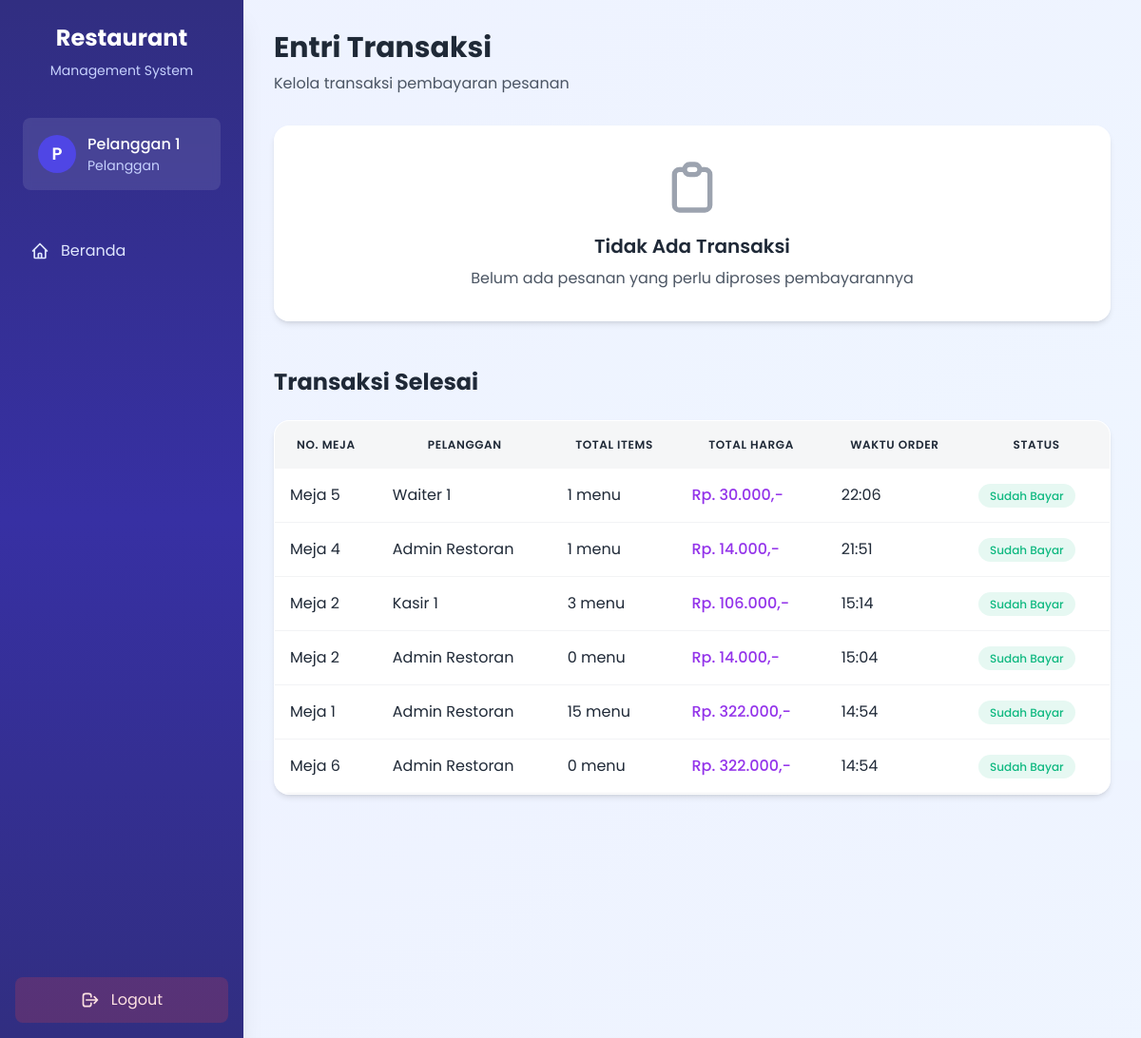
/entri_transaksi.php (signed in), run on the app's committed database.
### tables this page shows
CREATE TABLE `tb_user` (
  `id_user` int(11) NOT NULL,
  `username` varchar(150) NOT NULL,
  `password` varchar(150) NOT NULL,
  `nama_user` varchar(150) NOT NULL,
  `id_level` int(11) NOT NULL,
  `status` varchar(150) NOT NULL
);

CREATE TABLE `tb_level` (
  `id_level` int(11) NOT NULL,
  `nama_level` varchar(150) NOT NULL
);

CREATE TABLE `tb_order` (
  `id_order` int(11) NOT NULL,
  `id_admin` int(11) DEFAULT NULL,
  `id_pengunjung` int(11) NOT NULL,
  `waktu_pesan` datetime NOT NULL DEFAULT current_timestamp(),
  `no_meja` varchar(50) NOT NULL,
  `total_harga` decimal(10,2) NOT NULL DEFAULT 0.00,
  `uang_bayar` decimal(10,2) DEFAULT NULL,
  `uang_kembali` decimal(10,2) DEFAULT NULL,
  `status_order` enum('pending','diproses','sudah bayar','batal') NOT NULL DEFAULT 'pending',
  `catatan` text DEFAULT NULL
);

### entri_transaksi.php (the view, shortened to what this page needs)
<div class="fade-in">
    <div class="mb-8">
        <h1 class="text-3xl font-bold text-gray-800">Entri Transaksi</h1>
        <p class="text-gray-600 mt-2">Kelola transaksi pembayaran pesanan</p>
    </div>
    <div class="grid grid-cols-1 md:grid-cols-2 lg:grid-cols-3 gap-6">
        <?php
        $query_order = "SELECT o.*, u.nama_user,
                              (SELECT COUNT(*) FROM tb_pesan WHERE id_order = o.id_order) as total_items
                       FROM tb_order o
                       LEFT JOIN tb_user u ON o.id_pengunjung = u.id_user
                       WHERE o.status_order = 'belum bayar'
                       ORDER BY o.waktu_pesan DESC";
        $sql_order = mysqli_query($conn, $query_order);
        if(mysqli_num_rows($sql_order) > 0) {
            while($r_order = mysqli_fetch_array($sql_order)){
        ?>
            <div class="elegant-card hover:scale-[1.02] transition-all duration-300">
                <div class="p-6">
                    <div class="flex justify-between items-start mb-4">
                        <div>
                            <h3 class="text-lg font-semibold text-gray-800">
                                Meja <?php echo $r_order['no_meja']; ?>
                            </h3>
                            <p class="text-sm text-gray-500">
                                <?php echo $r_order['nama_user']; ?>
                            </p>
                        </div>
                        <span class="status-badge status-pending">
                            Belum Bayar
                        </span>
                    </div>
                    <div class="space-y-3 mb-6">
                        <div class="flex justify-between text-sm">
                            <span class="text-gray-600">Total Items:</span>
                            <span class="font-medium text-gray-800"><?php echo $r_order['total_items']; ?> menu</span>
                        </div>
                        <div class="flex justify-between text-sm">
                            <span class="text-gray-600">Total Harga:</span>
                            <span class="font-medium text-purple-600">
                                Rp. <?php echo number_format($r_order['total_harga'],0,',','.'); ?>,-
                            </span>
                        </div>
                        <div class="flex justify-between text-sm">
                            <span class="text-gray-600">Waktu Order:</span>
                            <span class="font-medium text-gray-800">
                                <?php echo date('H:i', strtotime($r_order['waktu_pesan'])); ?>
                            </span>
                        </div>
                    </div>
                    <div class="flex space-x-3">
                        <form method="post" class="flex-1">
                            <input type="hidden" name="id_order" value="<?php echo $r_order['id_order']; ?>">
                            <button type="submit" name="edit_order"
                                    class="w-full btn-primary flex items-center justify-center">
                                <svg class="w-5 h-5 mr-2" fill="none" stroke="currentColor" viewBox="0 0 24 24">
                                    <path stroke-linecap="round" stroke-linejoin="round" stroke-width="2" d="M17 9V7a2 2 0 00-2-2H5a2 2 0 00-2 2v6a2 2 0 002 2h2m2 4h10a2 2 0 002-2v-6a2 2 0 00-2-2H9a2 2 0 00-2 2v6a2 2 0 002 2zm7-5a2 2 0 11-4 0 2 2 0 014 0z"/>
                                </svg>
                                Proses Pembayaran
                            </button>
                        </form>
                    </div>
                </div>
            </div>
        <?php
            }
        } else {
        ?>
            <div class="col-span-full">
                <div class="elegant-card p-8 text-center">
                    <div class="flex flex-col items-center justify-center">
                        <svg class="w-16 h-16 text-gray-400 mb-4" fill="none" stroke="currentColor" viewBox="0 0 24 24">
                            <path stroke-linecap="round" stroke-linejoin="round" stroke-width="2" d="M9 5H7a2 2 0 00-2 2v12a2 2 0 002 2h10a2 2 0 002-2V7a2 2 0 00-2-2h-2M9 5a2 2 0 002 2h2a2 2 0 002-2M9 5a2 2 0 012-2h2a2 2 0 012 2"/>
                        </svg>
                        <h3 class="text-xl font-semibold text-gray-800 mb-2">Tidak Ada Transaksi</h3>
                        <p class="text-gray-600">Belum ada pesanan yang perlu diproses pembayarannya</p>
                    </div>
                </div>
            </div>
        <?php
        }
        ?>
    </div>
    <div class="mt-12">
        <h2 class="text-2xl font-bold text-gray-800 mb-6">Transaksi Selesai</h2>
        <div class="elegant-card overflow-hidden">
            <div class="overflow-x-auto">
                <table class="elegant-table">
                    <thead>
                        <tr>
                            <th>No. Meja</th>
                            <th>Pelanggan</th>
                            <th>Total Items</th>
                            <th>Total Harga</th>
                            <th>Waktu Order</th>
                            <th>Status</th>
                        </tr>
                    </thead>
                    <tbody>
                        <?php
                        $query_selesai = "SELECT o.*, u.nama_user,
                                                (SELECT COUNT(*) FROM tb_pesan WHERE id_order = o.id_order) as total_items
                                         FROM tb_order o
                                         LEFT JOIN tb_user u ON o.id_pengunjung = u.id_user
                                         WHERE o.status_order = 'sudah bayar'
                                         ORDER BY o.waktu_pesan DESC
                                         LIMIT 10";
                        $sql_selesai = mysqli_query($conn, $query_selesai);
                        if(mysqli_num_rows($sql_selesai) > 0) {
                            while($r_selesai = mysqli_fetch_array($sql_selesai)){
                        ?>
                            <tr>
                                <td>Meja <?php echo $r_selesai['no_meja']; ?></td>
                                <td><?php echo $r_selesai['nama_user']; ?></td>
                                <td><?php echo $r_selesai['total_items']; ?> menu</td>
                                <td class="text-purple-600 font-medium">
                                    Rp. <?php echo number_format($r_selesai['total_harga'],0,',','.'); ?>,-
                                </td>
                                <td><?php echo date('H:i', strtotime($r_selesai['waktu_pesan'])); ?></td>
                                <td>
                                    <span class="status-badge status-success">
                                        Sudah Bayar
                                    </span>
                                </td>
                            </tr>
                        <?php
                            }
                        }
                        ?>
                    </tbody>
                </table>
            </div>
        </div>
    </div>
</div>
<?php
include 'template/layouts/main.php';
?>

### template/components/sidebar.php (shortened to what this page needs)
<?php
$id = $_SESSION['id_user'];
$query = "SELECT * FROM tb_user NATURAL JOIN tb_level WHERE id_user = $id";
$sql = mysqli_query($conn, $query);
$r = mysqli_fetch_array($sql);
$current_page = basename($_SERVER['PHP_SELF']);
?>
<div class="h-full flex flex-col bg-gradient-to-b from-indigo-900 via-indigo-800 to-indigo-900">
    <div class="p-6">
        <div class="text-center">
            <h1 class="text-2xl font-bold text-white mb-2">Restaurant</h1>
            <p class="text-indigo-200 text-sm">Management System</p>
        </div>
    </div>
    <div class="px-6 py-4">
        <div class="bg-white/10 rounded-lg p-4 backdrop-blur-sm">
            <div class="flex items-center space-x-3">
                <div class="w-10 h-10 rounded-full bg-indigo-600 flex items-center justify-center">
                    <span class="text-lg font-semibold text-white">
                        <?php echo substr($r['nama_user'], 0, 1); ?>
                    </span>
                </div>
                <div>
                    <h3 class="text-white font-medium"><?php echo $r['nama_user']; ?></h3>
                    <p class="text-indigo-200 text-sm"><?php echo $r['nama_level']; ?></p>
                </div>
            </div>
        </div>
    </div>
    <nav class="flex-1 px-4 py-6">
        <ul class="space-y-2">
            <li>
                <a href="beranda.php"
                   class="nav-link flex items-center px-4 py-3 rounded-lg <?php echo $current_page == 'beranda.php' ? 'active bg-white/20 text-white' : 'text-indigo-100 hover:bg-white/10'; ?>">
                    <svg class="w-5 h-5 mr-3" fill="none" stroke="currentColor" viewBox="0 0 24 24">
                        <path stroke-linecap="round" stroke-linejoin="round" stroke-width="2" d="M3 12l2-2m0 0l7-7 7 7M5 10v10a1 1 0 001 1h3m10-11l2 2m-2-2v10a1 1 0 01-1 1h-3m-6 0a1 1 0 001-1v-4a1 1 0 011-1h2a1 1 0 011 1v4a1 1 0 001 1m-6 0h6"/>
                    </svg>
                    Beranda
                </a>
            </li>
        </ul>
    </nav>
    <div class="p-4 mt-auto">
        <a href="logout.php"
           class="flex items-center justify-center px-4 py-3 bg-red-500/20 hover:bg-red-500/30 text-red-100 rounded-lg transition-all duration-200">
            <svg class="w-5 h-5 mr-3" fill="none" stroke="currentColor" viewBox="0 0 24 24">
                <path stroke-linecap="round" stroke-linejoin="round" stroke-width="2" d="M17 16l4-4m0 0l-4-4m4 4H7m6 4v1a3 3 0 01-3 3H6a3 3 0 01-3-3V7a3 3 0 013-3h4a3 3 0 013 3v1"/>
            </svg>
            Logout
        </a>
    </div>
</div>

### assets/css/theme.css (style rules this page uses)
:root { --primary: #4F46E5; --primary-dark: #4338CA; --secondary: #8B5CF6; --accent: #F59E0B; --success: #10B981; --danger: #EF4444; --warning: #F59E0B; --info: #3B82F6; --background: #F3F4F6; --surface: #FFFFFF; --text: #1F2937; --text-light: #6B7280; }
body { font-family: 'Poppins', sans-serif; background: linear-gradient(135deg, #EEF2FF 0%, #E0E7FF 100%); min-height: 100vh; color: var(--text); }
.elegant-card { background: rgba(255, 255, 255, 0.95); backdrop-filter: blur(10px); border: 1px solid rgba(255, 255, 255, 0.2); border-radius: 1rem; box-shadow: 0 4px 6px -1px rgba(0, 0, 0, 0.1), 0 2px 4px -1px rgba(0, 0, 0, 0.06); transition: all 0.3s ease; }
.elegant-table { width: 100%; border-collapse: separate; border-spacing: 0; }
.elegant-table th { background: rgba(243, 244, 246, 0.8); color: var(--text); font-weight: 600; text-transform: uppercase; font-size: 0.75rem; letter-spacing: 0.05em; padding: 1rem; }
.elegant-table td { padding: 1rem; border-bottom: 1px solid rgba(229, 231, 235, 0.5); }
.nav-link { color: var(--text-light); padding: 0.75rem 1rem; border-radius: 0.5rem; transition: all 0.3s ease; }
.status-badge { padding: 0.25rem 0.75rem; border-radius: 9999px; font-size: 0.75rem; font-weight: 500; }
.status-success { background: rgba(16, 185, 129, 0.1); color: var(--success); }
.fade-in { animation: fadeIn 0.3s ease-in-out; }

### data on the page
tb_user: nama_user "P", nama_user "Pelanggan 1", id_level.nama_level "Pelanggan"
tb_order: no_meja "5", id_pengunjung.nama_user "Waiter 1", total_items "1", total_harga "30.000", waktu_pesan "22:06"
tb_order: no_meja "4", id_pengunjung.nama_user "Admin Restoran", total_items "1", total_harga "14.000", waktu_pesan "21:51"
tb_order: no_meja "2", id_pengunjung.nama_user "Kasir 1", total_items "3", total_harga "106.000", waktu_pesan "15:14"
tb_order: no_meja "2", id_pengunjung.nama_user "Admin Restoran", total_items "0", total_harga "14.000", waktu_pesan "15:04"
tb_order: no_meja "1", id_pengunjung.nama_user "Admin Restoran", total_items "15", total_harga "322.000", waktu_pesan "14:54"
tb_order: no_meja "6", id_pengunjung.nama_user "Admin Restoran", total_items "0", total_harga "322.000", waktu_pesan "14:54"
